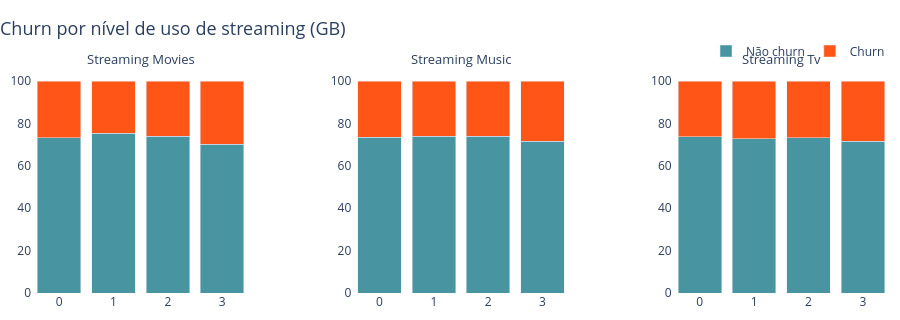

Notebook code for this chart:
### Markdown cell above
### Tipo de cliente

| Tipo | Clientes | Churn | Leitura |
|---|---:|---:|---|
| Só telefone | 1.526 | 7,4% | referência (menor churn) |
| Só internet | 682 | 24,9% | 3,4× o churn de só-telefone |
| Internet + telefone | 4.835 | 32,8% | 4,4× o churn de só-telefone |

### Code cell
from plotly.subplots import make_subplots

fig = make_subplots(
    rows=1, cols=3,
    subplot_titles=[c.replace('avg_monthly_gb_', '').replace('_', ' ').title() for c in streaming_gb_cols],
    horizontal_spacing=0.12,
)

for i, col in enumerate(streaming_gb_cols):
    d = (
        pd.DataFrame({'nivel': df_telco[col], 'churn': churn})
        .groupby('nivel', observed=True)['churn']
        .value_counts()
        .unstack(fill_value=0)
        .rename(columns={False: 'no_churn', True: 'churn'})
    )
    d['total'] = d['churn'] + d['no_churn']
    d['churn_pct'] = (d['churn'] / d['total'] * 100).round(1)
    d['no_churn_pct'] = (d['no_churn'] / d['total'] * 100).round(1)

    fig.add_trace(go.Bar(
        x=d.index.astype(str),
        y=d['no_churn_pct'],
        name='Não churn',
        marker_color=NO_CHURN_COLOR,
        legendgroup='nao_churn',
        showlegend=(i == 0),
        hovertemplate='Nível %{x}: %{y}%<extra>Não churn</extra>',
    ), row=1, col=i + 1)

    fig.add_trace(go.Bar(
        x=d.index.astype(str),
        y=d['churn_pct'],
        name='Churn',
        marker_color=CHURN_COLOR,
        legendgroup='churn',
        showlegend=(i == 0),
        hovertemplate='Nível %{x}: %{y}%<extra>Churn</extra>',
    ), row=1, col=i + 1)

fig.update_layout(
    title=dict(text='Churn por nível de uso de streaming (GB)', x=0, font=dict(size=18)),
    barmode='stack',
    height=320,
    legend=dict(orientation='h', yanchor='bottom', y=1.02, xanchor='right', x=1),
    plot_bgcolor='white',
    margin=dict(l=10, r=10, t=70, b=10),
)

fig.update_annotations(font_size=13)

fig.show()

### Figure 1 — Plotly figure (JSON) as saved in the notebook; plotly's stock layout.template omitted (floating-point values rounded to 4 significant figures)
{"data": [{"hovertemplate": "Nível %{x}: %{y}%<extra>Não churn</extra>", "legendgroup": "nao_churn", "marker": {"color": "#4895a1"}, "name": "Não churn", "showlegend": true, "type": "bar", "x": ["0", "1", "2", "3"], "xaxis": "x", "y": [73.4, 75.3, 74.1, 70.1], "yaxis": "y"}, {"hovertemplate": "Nível %{x}: %{y}%<extra>Churn</extra>", "legendgroup": "churn", "marker": {"color": "#ff5517"}, "name": "Churn", "showlegend": true, "type": "bar", "x": ["0", "1", "2", "3"], "xaxis": "x", "y": [26.6, 24.7, 25.9, 29.9], "yaxis": "y"}, {"hovertemplate": "Nível %{x}: %{y}%<extra>Não churn</extra>", "legendgroup": "nao_churn", "marker": {"color": "#4895a1"}, "name": "Não churn", "showlegend": false, "type": "bar", "x": ["0", "1", "2", "3"], "xaxis": "x2", "y": [73.5, 74.1, 74.0, 71.7], "yaxis": "y2"}, {"hovertemplate": "Nível %{x}: %{y}%<extra>Churn</extra>", "legendgroup": "churn", "marker": {"color": "#ff5517"}, "name": "Churn", "showlegend": false, "type": "bar", "x": ["0", "1", "2", "3"], "xaxis": "x2", "y": [26.5, 25.9, 26.0, 28.3], "yaxis": "y2"}, {"hovertemplate": "Nível %{x}: %{y}%<extra>Não churn</extra>", "legendgroup": "nao_churn", "marker": {"color": "#4895a1"}, "name": "Não churn", "showlegend": false, "type": "bar", "x": ["0", "1", "2", "3"], "xaxis": "x3", "y": [73.7, 72.9, 73.2, 71.7], "yaxis": "y3"}, {"hovertemplate": "Nível %{x}: %{y}%<extra>Churn</extra>", "legendgroup": "churn", "marker": {"color": "#ff5517"}, "name": "Churn", "showlegend": false, "type": "bar", "x": ["0", "1", "2", "3"], "xaxis": "x3", "y": [26.3, 27.1, 26.8, 28.3], "yaxis": "y3"}], "layout": {"annotations": [{"font": {"size": 13}, "showarrow": false, "text": "Streaming Movies", "x": 0.1267, "xanchor": "center", "xref": "paper", "y": 1, "yanchor": "bottom", "yref": "paper"}, {"font": {"size": 13}, "showarrow": false, "text": "Streaming Music", "x": 0.5, "xanchor": "center", "xref": "paper", "y": 1, "yanchor": "bottom", "yref": "paper"}, {"font": {"size": 13}, "showarrow": false, "text": "Streaming Tv", "x": 0.8733, "xanchor": "center", "xref": "paper", "y": 1, "yanchor": "bottom", "yref": "paper"}], "barmode": "stack", "height": 320, "legend": {"orientation": "h", "x": 1, "xanchor": "right", "y": 1.02, "yanchor": "bottom"}, "margin": {"b": 10, "l": 10, "r": 10, "t": 70}, "plot_bgcolor": "white", "title": {"font": {"size": 18}, "text": "Churn por nível de uso de streaming (GB)", "x": 0}, "xaxis": {"anchor": "y", "domain": [0, 0.2533]}, "xaxis2": {"anchor": "y2", "domain": [0.3733, 0.6267]}, "xaxis3": {"anchor": "y3", "domain": [0.7467, 1]}, "yaxis": {"anchor": "x", "domain": [0, 1]}, "yaxis2": {"anchor": "x2", "domain": [0, 1]}, "yaxis3": {"anchor": "x3", "domain": [0, 1]}}}
